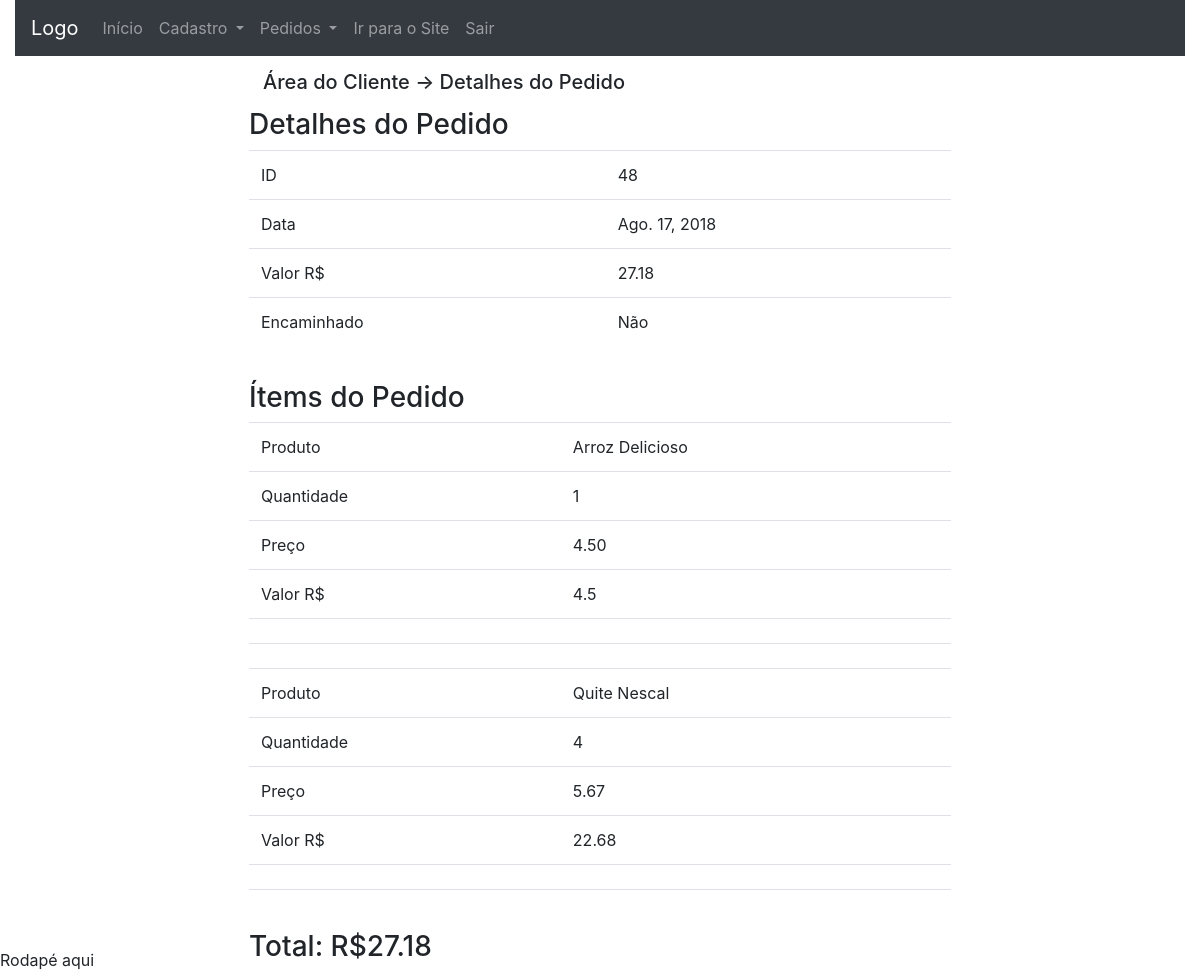
The app's page /area_do_cliente/order_detail/48 (signed in), older data.
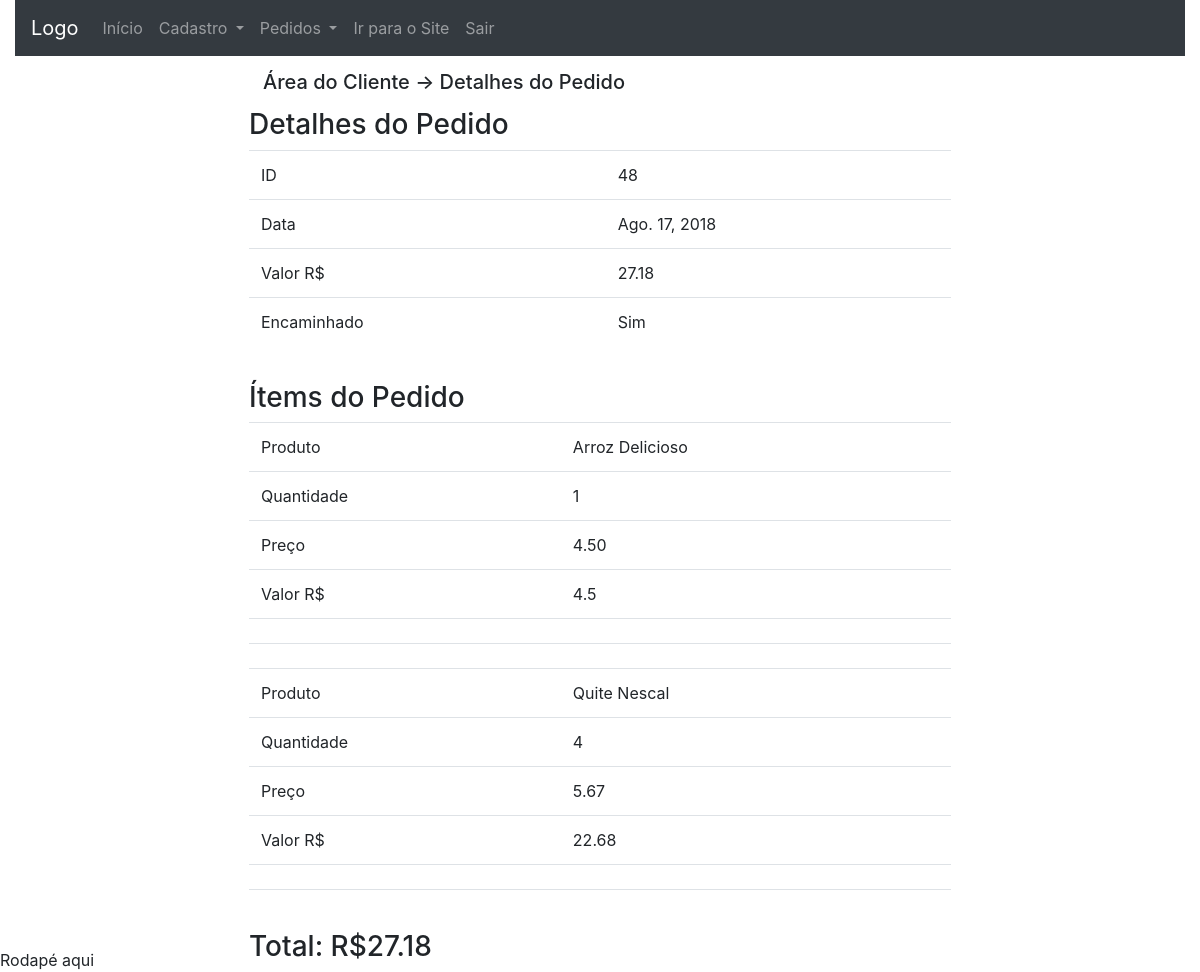
The same page, newer data.
### checkout/models.py (models this page shows, shortened)
class Order(models.Model):
	date = models.DateField(default=date.today, editable=False)
	value = models.DecimalField('Valor R$', max_digits=10,
		decimal_places=2, default=0)
	user = models.ForeignKey(User, on_delete=models.CASCADE,
		null=True, blank=True)
	delivery_address_is_the_same = models.BooleanField(
		verbose_name='Entregar no endereço cadastrado',
		default=True,
		blank=True)
	logradouro = models.CharField('Rua/Avenida', max_length=100,
		null=True, blank=True, default='')
	numero = models.CharField('Número', max_length=100,
		null=True, blank=True, default='')
	cep = models.CharField('CEP', max_length=10, null=True,
		blank=True, default='')
	complemento = models.CharField('Complamento', max_length=100,
		null=True, blank=True, default='')
	bairro = models.CharField('Bairro', max_length=100, null=True,
		blank=True, default='')
	cidade = models.CharField('Cidade', max_length=100, null=True,
		blank=True, default='')
	estado = models.CharField('Estado', max_length=100, null=True,
		blank=True, default='')
	transaction_id = models.CharField('ID da transação', max_length=100,
		null=True, blank=True)
	status_order = models.CharField('Status do Pedido', max_length=10,
		choices=STATUS_ORDER, default='A')
	status_pg = models.CharField('Status PagSeguro', max_length=10,
		choices=STATUS_PAGSEGURO, null=True, blank=True)
	sended = models.BooleanField(
		verbose_name='Enviado',
		default=False,
		blank=True)
	forwarded = models.BooleanField(
		verbose_name='Encaminhado',
		default=False,
		blank=True)
	class Meta:
		verbose_name = 'Pedido'
		verbose_name_plural = 'Pedidos'
		ordering = ['date']
	objects = models.Manager() # The default manager.
	orderManager = OrderManager()

### dashboard_client/views.py (the view)
# urls.py: path('order_detail/<int:order_id>', views.order_detail,
@login_required
def order_detail(request, order_id):
	order = Order.objects.get(id=order_id)
	items = OrderItem.objects.filter(order__id=order_id)
	context = {
		'order': order,
		'items': items,
	}
	return render(request, 'dashboard_client/order_detail.html',
		context)

### catalog/models.py (called while the page is built)
	def __str__(self):
		return self.name

### dashboard_client/templatetags/dc_tags.py (called while the page is built)
@register.simple_tag
def forwarded(value):
	if value:
		return "Sim"
	else:
		return "Não"

@register.simple_tag
def get_value(quantity, value):
	return float(quantity) * float(value)

### dashboard_client/templates/dashboard_client/order_detail.html (shortened to what this page needs)
{% extends 'dashboard_client/base.html' %}
{% load dc_tags %}
{% block conteudo %}
<div class="panel panel-default table-two-column detail-panel">
	{% block dashboard_title %}
	<div class="panel-heading" style="margin: 2%;">
		<h5>Área do Cliente -> Detalhes do Pedido </h5>
	</div>
	{% endblock %}
	<div class="panel-body">
		<h3>Detalhes do Pedido</h3>
		<table class="table">
			<tr>
				<td>ID</td><td>{{order.id}}</td>
			</tr>
			<tr>
				<td>Data</td><td>{{order.date}}</td>
			</tr>
			<tr>
				<td>Valor R$</td><td>{{order.value}}</td>
			</tr>
			<tr>
				<td>Encaminhado</td><td>{% forwarded order.forwarded %}</td>
			</tr>
		</table>
		<h3 style="margin-top: 5%;">Ítems do Pedido</h3>
		<table class="table">
			{% for item in items %}
			<tr>
				<td>Produto</td>
				<td>{{ item.product }}</td>
			</tr>
			<tr>
				<td>Quantidade</td>
				<td>{{ item.quantity }}</td>
			</tr>
			<tr>
				<td>Preço</td>
				<td>{{ item.product.value }}</td>
			</tr>
			<tr>
				<td>Valor R$</td>
				<td>{% get_value item.quantity item.product.value %}</td>
			</tr>
			<tr>
				<td></td>
				<td></td>
			</tr>
			<tr>
				<td></td>
				<td></td>
			</tr>
			{% endfor %}
		</table>
		<h3>Total: R${{order.value}}</h3>
 	</div>
</div>
{% endblock %}

Row changes from the older to the newer data that the page shows:
changed Order id 48: forwarded "Não" → "Sim"
